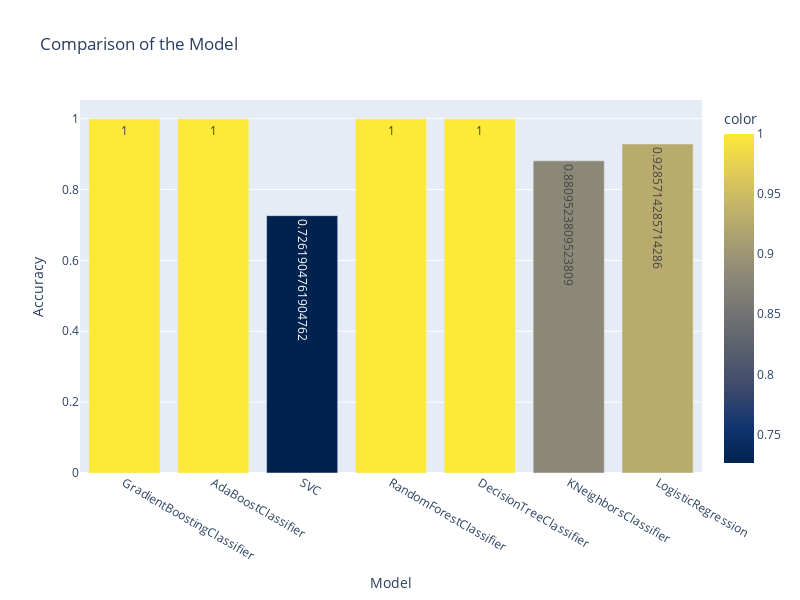

Notebook cell for this chart:
### Code cell
# comparing all model accuracy:   
import plotly.express as px
models = [grd,ada,svm,rfc,dtc,knn,lr]

fig=px.bar(x=[type(model).__name__ for model in models], y=[accuracy_score(y_test, model.predict(x_test)) for model in models],
         color=[accuracy_score(y_test, model.predict(x_test)) for model in models], color_continuous_scale="cividis",
            title="Comparison of the Model", labels=dict(x="Model", y="Accuracy"), template="plotly", width=800 ,
            height=600,text=[accuracy_score(y_test, model.predict(x_test)) for model in models])

fig.show()

### Figure 1 — Plotly figure (JSON) as saved in the notebook; plotly's stock layout.template omitted (floating-point values rounded to 4 significant figures)
{"data": [{"alignmentgroup": "True", "hovertemplate": "Model=%{x}<br>Accuracy=%{y}<br>text=%{text}<br>color=%{marker.color}<extra></extra>", "legendgroup": "", "marker": {"color": [1, 1, 0.7262, 1, 1, 0.881, 0.9286], "coloraxis": "coloraxis", "pattern": {"shape": ""}}, "name": "", "offsetgroup": "", "orientation": "v", "showlegend": false, "text": [1, 1, 0.7262, 1, 1, 0.881, 0.9286], "textposition": "auto", "type": "bar", "x": ["GradientBoostingClassifier", "AdaBoostClassifier", "SVC", "RandomForestClassifier", "DecisionTreeClassifier", "KNeighborsClassifier", "LogisticRegression"], "xaxis": "x", "y": [1, 1, 0.7262, 1, 1, 0.881, 0.9286], "yaxis": "y"}], "layout": {"barmode": "relative", "coloraxis": {"colorbar": {"title": {"text": "color"}}, "colorscale": [[0, "#00224e"], [0.1111, "#123570"], [0.2222, "#3b496c"], [0.3333, "#575d6d"], [0.4444, "#707173"], [0.5556, "#8a8678"], [0.6667, "#a59c74"], [0.7778, "#c3b369"], [0.8889, "#e1cc55"], [1, "#fee838"]]}, "height": 600, "legend": {"tracegroupgap": 0}, "title": {"text": "Comparison of the Model"}, "width": 800, "xaxis": {"anchor": "y", "domain": [0, 1], "title": {"text": "Model"}}, "yaxis": {"anchor": "x", "domain": [0, 1], "title": {"text": "Accuracy"}}}}
